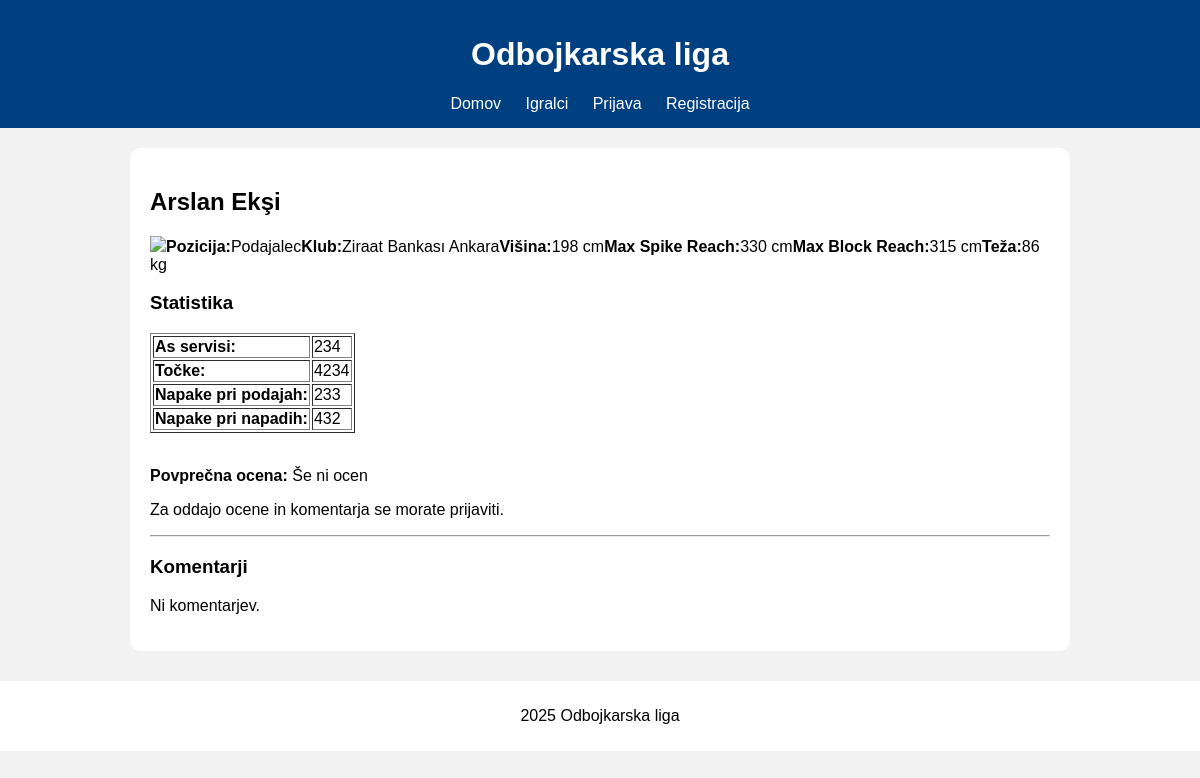
Screenshot of /player_detail.php?id=30 with the database file from the repository.
### tables this page shows
CREATE TABLE `players` (
  `id_pl` int(11) NOT NULL,
  `name` varchar(100) NOT NULL,
  `position` varchar(20) NOT NULL,
  `height` int(11) DEFAULT NULL,
  `max_spike_reach` int(11) DEFAULT NULL,
  `max_block_reach` int(11) DEFAULT NULL,
  `weight` int(11) DEFAULT NULL,
  `image` varchar(255) NOT NULL,
  `id_ci` int(11) DEFAULT NULL,
  `id_c` int(11) DEFAULT NULL
);

CREATE TABLE `clubs` (
  `id_c` int(11) NOT NULL,
  `name` varchar(255) NOT NULL,
  `date_of_establishent` date NOT NULL,
  `owner` varchar(100) NOT NULL,
  `id_ci` int(11) DEFAULT NULL,
  `image` varchar(255) DEFAULT NULL
);

CREATE TABLE `stats` (
  `id_s` int(11) NOT NULL,
  `aces` int(11) DEFAULT NULL,
  `points` int(11) DEFAULT NULL,
  `passing_errors` int(11) DEFAULT NULL,
  `hitting_errors` int(11) DEFAULT NULL,
  `assists` int(11) DEFAULT NULL,
  `id_p` int(11) DEFAULT NULL
);

### player_detail.php (the view, shortened to what this page needs)
<?php
require 'db.php';
require 'header.php';
$id = intval($_GET['id']);
$sql = "SELECT p.name, p.position, p.height, p.max_spike_reach, p.max_block_reach, p.weight, p.image, c.name AS club
        FROM players p
        LEFT JOIN clubs c ON p.id_c = c.id_c
        WHERE p.id_pl = $id";
$result = mysqli_query($link, $sql);
$player = mysqli_fetch_assoc($result);
echo "<h2>" . htmlspecialchars($player['name']) . "</h2>";
if (!empty($player['image'])) {
    echo "<p><img src='img/players/" . htmlspecialchars($player['image']) . "></p>";
}
echo "<h3>Osnovni podatki</h3>";
echo "<table border='1' cellpadding='6' cellspacing='0'>";
echo "<tr><td><strong>Pozicija:</strong></td><td>" . htmlspecialchars($player['position']) . "</td></tr>";
echo "<tr><td><strong>Klub:</strong></td><td>" . htmlspecialchars($player['club']) . "</td></tr>";
echo "<tr><td><strong>Višina:</strong></td><td>" . htmlspecialchars($player['height']) . " cm</td></tr>";
echo "<tr><td><strong>Max Spike Reach:</strong></td><td>" . htmlspecialchars($player['max_spike_reach']) . " cm</td></tr>";
echo "<tr><td><strong>Max Block Reach:</strong></td><td>" . htmlspecialchars($player['max_block_reach']) . " cm</td></tr>";
echo "<tr><td><strong>Teža:</strong></td><td>" . htmlspecialchars($player['weight']) . " kg</td></tr>";
echo "</table><br>";
echo "<h3>Statistika</h3>";
$stats_sql = "SELECT * FROM stats WHERE id_p = $id";
$stats_result = mysqli_query($link, $stats_sql);
if (!$stats_result) {
    echo "<p>Napaka pri pridobivanju statistike: " . mysqli_error($link) . "</p>";
} else {
    $stats = mysqli_fetch_assoc($stats_result);
    if (!$stats) {
        echo "<p>Za tega igralca ni statistike.</p>";
    } else {
        echo "<table border='1'>";
        echo "<tr><td><strong>As servisi:</strong></td><td>" . htmlspecialchars(isset($stats['aces']) ? $stats['aces'] : '0') . "</td></tr>";
        echo "<tr><td><strong>Točke:</strong></td><td>" . htmlspecialchars(isset($stats['points']) ? $stats['points'] : '0') . "</td></tr>";
        echo "<tr><td><strong>Napake pri podajah:</strong></td><td>" . htmlspecialchars(isset($stats['passing_errors']) ? $stats['passing_errors'] : '0') . "</td></tr>";
        echo "<tr><td><strong>Napake pri napadih:</strong></td><td>" . htmlspecialchars(isset($stats['hitting_errors']) ? $stats['hitting_errors'] : '0') . "</td></tr>";
        echo "</table><br>";
    }
}
$res = mysqli_query($link, "SELECT AVG(value) as povp FROM rating WHERE id_p = $id");
$avg = mysqli_fetch_assoc($res)['povp'];
echo "<p><strong>Povprečna ocena:</strong> " . ($avg ? round($avg, 2) : "Še ni ocen") . "</p>";
if (isset($_SESSION['user_id'])) {
    if (isset($_POST['submit_feedback'])) {
        $uid = $_SESSION['user_id'];
        $val = intval($_POST['ocena']);
        $komentar = trim($_POST['komentar']);
        $chk = mysqli_query($link, "SELECT * FROM rating WHERE id_u=$uid AND id_p=$id");
        if (mysqli_num_rows($chk) == 0 && $val >= 1 && $val <= 5) {
            mysqli_query($link, "INSERT INTO rating (id_u, id_p, value) VALUES ($uid, $id, $val)");
            echo "<p>Hvala za oceno!</p>";
        } else {
            echo "<p>Igralca si že ocenil ali ocena ni veljavna.</p>";
        }
        if (!empty($komentar)) {
            $komentar_safe = mysqli_real_escape_string($link, $komentar);
            mysqli_query($link, "INSERT INTO comments (id_u, id_p, content, date_of_creation) VALUES ($uid, $id, '$komentar_safe', NOW())");
            echo "<p>Hvala za komentar!</p>";
        }
    }
    echo "<h3>Oddaj oceno in komentar</h3>
    <form method='POST'>
        Ocena (1–5): <input type='number' name='ocena' min='1' max='5' required><br><br>
        Komentar:<br>
        <textarea name='komentar' rows='4' cols='50'></textarea><br><br>
        <button type='submit' name='submit_feedback'>Pošlji</button>
    </form>";
} else {
    echo "<p>Za oddajo ocene in komentarja se morate prijaviti.</p>";
}
echo "<hr><h3>Komentarji</h3>";
$res = mysqli_query($link, "SELECT c.content, c.date_of_creation, u.username
                          FROM comments c
                          JOIN users u ON c.id_u = u.id_u
                          WHERE c.id_p = $id
                          ORDER BY c.date_of_creation DESC");
if (mysqli_num_rows($res) == 0) {
    echo "<p>Ni komentarjev.</p>";
} else {
    while ($c = mysqli_fetch_assoc($res)) {
        echo "<p><strong>" . htmlspecialchars($c['username']) . "</strong> (" . $c['date_of_creation'] . "):<br>";
        echo (htmlspecialchars($c['content'])) . "</p><hr>";
    }
}
require 'footer.php';
?>

### style.css (style rules this page uses)
body { margin: 0; font-family: Arial, sans-serif; background-color: #f2f2f2; }

### rows the page displays
players: name "Arslan Ekşi", position "Podajalec", id_c.name "Ziraat Bankası Ankara", height "198", max_spike_reach "330", max_block_reach "315", weight "86"
stats: aces "234", points "4234", passing_errors "233", hitting_errors "432"
